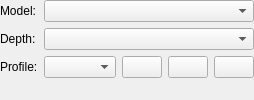
<?xml version="1.0" encoding="UTF-8"?>
<ui version="4.0">
 <class>WdgColorSpaceSelector</class>
 <widget class="QWidget" name="WdgColorSpaceSelector">
  <layout class="QFormLayout" name="formLayout">
   <property name="labelAlignment">
    <set>Qt::AlignLeading|Qt::AlignLeft|Qt::AlignVCenter</set>
   </property>
   <property name="leftMargin">
    <number>0</number>
   </property>
   <property name="topMargin">
    <number>0</number>
   </property>
   <property name="rightMargin">
    <number>0</number>
   </property>
   <property name="bottomMargin">
    <number>0</number>
   </property>
   <item row="0" column="0">
    <widget class="QLabel" name="lblColorSpaces">
     <property name="text">
      <string>Model:</string>
     </property>
     <property name="buddy">
      <cstring>cmbColorModels</cstring>
     </property>
    </widget>
   </item>
   <item row="0" column="1">
    <widget class="KisCmbIDList" name="cmbColorModels">
     <property name="sizePolicy">
      <sizepolicy hsizetype="Expanding" vsizetype="Preferred">
       <horstretch>0</horstretch>
       <verstretch>0</verstretch>
      </sizepolicy>
     </property>
    </widget>
   </item>
   <item row="1" column="0">
    <widget class="QLabel" name="lblColorModels">
     <property name="text">
      <string>Depth:</string>
     </property>
     <property name="buddy">
      <cstring>cmbColorModels</cstring>
     </property>
    </widget>
   </item>
   <item row="1" column="1">
    <widget class="KisCmbIDList" name="cmbColorDepth">
     <property name="sizePolicy">
      <sizepolicy hsizetype="Expanding" vsizetype="Preferred">
       <horstretch>0</horstretch>
       <verstretch>0</verstretch>
      </sizepolicy>
     </property>
    </widget>
   </item>
   <item row="2" column="0">
    <widget class="QLabel" name="lblProfiles">
     <property name="text">
      <string>Profile:</string>
     </property>
     <property name="buddy">
      <cstring>cmbProfile</cstring>
     </property>
    </widget>
   </item>
   <item row="2" column="1">
    <layout class="QHBoxLayout" name="horizontalLayout">
     <item>
      <widget class="SqueezedComboBox" name="cmbProfile">
       <property name="sizePolicy">
        <sizepolicy hsizetype="Expanding" vsizetype="Fixed">
         <horstretch>0</horstretch>
         <verstretch>0</verstretch>
        </sizepolicy>
       </property>
      </widget>
     </item>
     <item>
      <widget class="QPushButton" name="bnInstallProfile">
       <property name="toolTip">
        <string>Install a new profile from a file</string>
       </property>
       <property name="whatsThis">
        <string>Install a new profile from a file.</string>
       </property>
       <property name="text">
        <string/>
       </property>
      </widget>
     </item>
     <item>
      <widget class="QPushButton" name="bnDownloadProfile">
       <property name="toolTip">
        <string>Install a new profile from a file</string>
       </property>
       <property name="whatsThis">
        <string>Install a new profile from a file.</string>
       </property>
       <property name="text">
        <string/>
       </property>
      </widget>
     </item>
     <item>
      <widget class="QPushButton" name="bnUploadProfile">
       <property name="toolTip">
        <string>Install a new profile from a file</string>
       </property>
       <property name="whatsThis">
        <string>Install a new profile from a file.</string>
       </property>
       <property name="text">
        <string/>
       </property>
      </widget>
     </item>
    </layout>
   </item>
  </layout>
 </widget>
 <customwidgets>
  <customwidget>
   <class>KisCmbIDList</class>
   <extends>QComboBox</extends>
   <header>widgets/kis_cmb_idlist.h</header>
  </customwidget>
  <customwidget>
   <class>SqueezedComboBox</class>
   <extends>QComboBox</extends>
   <header>squeezedcombobox.h</header>
  </customwidget>
 </customwidgets>
 <resources/>
 <connections/>
</ui>
